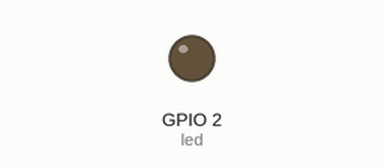
The program below on a simulated ESP8266 board running MicroPython. Shown: output pins drawn as LEDs (lit = HIGH, except the on-board LED, lit = LOW). No radio messages arrive unless stated (any console line starting 'radio sent:' is added by the test bench); what the program prints to the serial console is not drawn.

Above: at 0.05 s.
At 3.8 s:
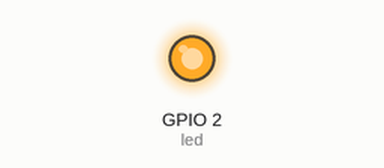
Timing chart, 0 to 9.9 s (numbered marks = the images above):
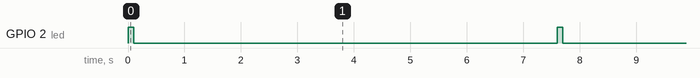

Measured:
- by itself, GPIO 2 (led): alternates HIGH for 0.10 s and LOW for 7.5 s

The program:

main.py
```python
import network

def show_mac_address():
    # Initialize the WiFi interface
    wlan = network.WLAN(network.STA_IF)

    # Activate the interface
    wlan.active(True)

    # Get the MAC address
    mac = wlan.config('mac')

    # Format and print the MAC address
    print('MAC Address: ' + ':'.join('%02x' % b for b in mac))

# Run the function when the device boots
show_mac_address()

import Sender
```

Sender.py
```python
import network
import espnow
import time
import sys
import machine

# A WLAN interface must be active to send()/recv()
sta = network.WLAN(network.STA_IF)  # Or network.AP_IF
sta.active(True)
sta.disconnect()  # For ESP8266

e = espnow.ESPNow()
e.active(True)
peer = b'\xfc\xb4g\xf3Vx'

e.add_peer(peer)  # Must add_peer() before send()

message_count = 1

print("Starting communication...", file=sys.stdout)
led = machine.Pin(2, machine.Pin.OUT)

while True:
    # Create the message
    message = f"Message number {message_count}"
    #print(f"Sending message: {message}", file=sys.stdout)

    # Send the message
    e.send(peer, message, True)
    #print(f"Message sent: {message}", file=sys.stdout)
    led.off()
    led.value(not led.value())  # Toggle the LED state
    time.sleep(0.1)
    led.value(not led.value())
    # Wait for 2 seconds before sending the next message
    time.sleep(7.5)

    message_count += 1
    print("\n" * 25)
    print('number of messages sent = ', message_count)
```

boot.py
```python
# This file is executed on every boot (including wake-boot from deepsleep)
#import esp
#esp.osdebug(None)
'''
def do_connect(ssid, pwd):
    import network
    sta_if = network.WLAN(network.STA_IF)
    if not sta_if.isconnected():
        print('connecting to network...')
        sta_if.active(True)
        sta_if.connect(ssid, pwd)
        while not sta_if.isconnected():
            pass
    print('network config:', sta_if.ifconfig())

# This file is executed on every boot (including wake-boot from deepsleep)
#import esp
#esp.osdebug(None)

# Attempt to connect to WiFi network
do_connect('MarcAndAnnabelle', 'Annabelle2000')

import webrepl
webrepl.start()
'''
```
